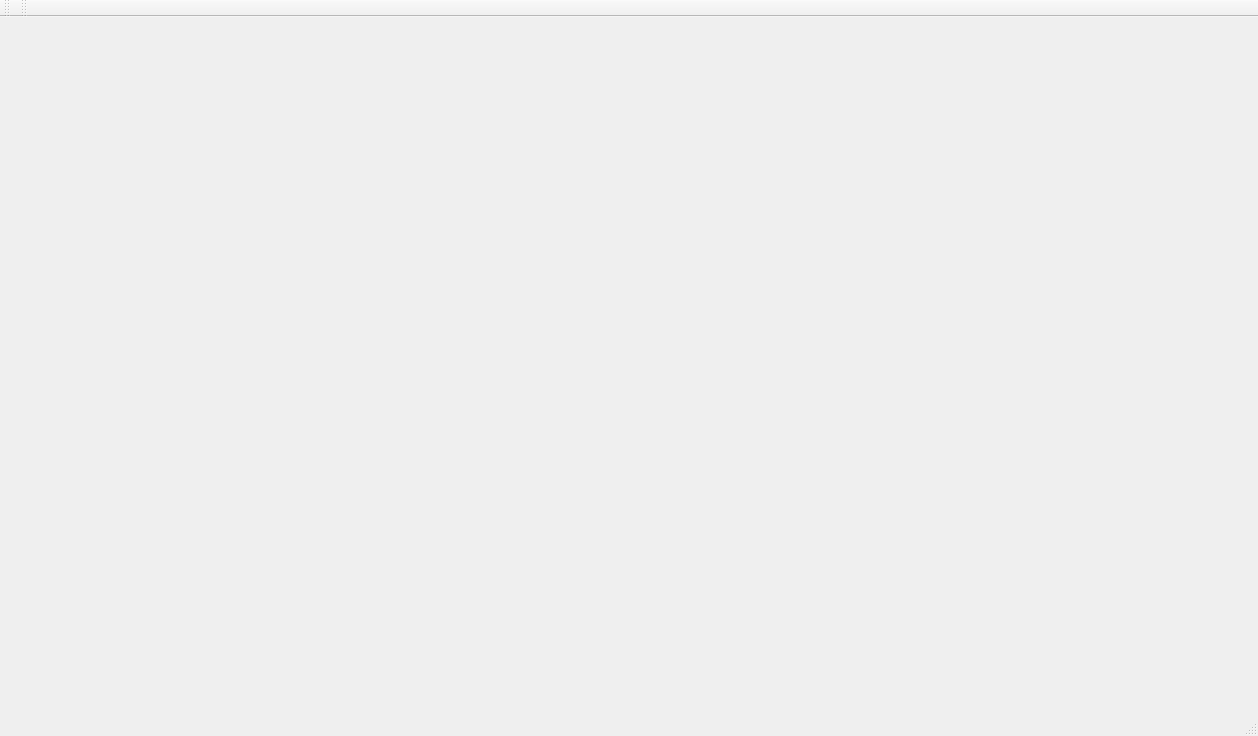
<?xml version="1.0" encoding="UTF-8"?>
<ui version="4.0">
 <class>EditorWindow</class>
 <widget class="QMainWindow" name="EditorWindow">
  <property name="geometry">
   <rect>
    <x>0</x>
    <y>0</y>
    <width>1258</width>
    <height>736</height>
   </rect>
  </property>
  <property name="windowTitle">
   <string>MainWindow</string>
  </property>
  <widget class="QStackedWidget" name="centralWidget">
   <property name="currentIndex">
    <number>0</number>
   </property>
   <widget class="QWidget" name="mapCreatorScene">
    <widget class="QWidget" name="gridLayoutWidget_2">
     <property name="geometry">
      <rect>
       <x>30</x>
       <y>110</y>
       <width>161</width>
       <height>521</height>
      </rect>
     </property>
     <layout class="QGridLayout" name="gridLayout"/>
    </widget>
    <widget class="QPushButton" name="saveButton">
     <property name="geometry">
      <rect>
       <x>510</x>
       <y>30</y>
       <width>111</width>
       <height>31</height>
      </rect>
     </property>
     <property name="styleSheet">
      <string notr="true">background-color: rgb(46, 194, 126);
font: 700 10pt &quot;Ubuntu Mono&quot;;
border-color: rgb(0, 0, 0);</string>
     </property>
     <property name="text">
      <string>SAVE MAP</string>
     </property>
    </widget>
    <widget class="QPushButton" name="exitButton">
     <property name="geometry">
      <rect>
       <x>840</x>
       <y>30</y>
       <width>111</width>
       <height>31</height>
      </rect>
     </property>
     <property name="styleSheet">
      <string notr="true">border-color: rgb(0, 0, 0);
background-color: rgb(255, 63, 63);
font: 700 10pt &quot;Ubuntu Mono&quot;;</string>
     </property>
     <property name="text">
      <string>EXIT</string>
     </property>
    </widget>
    <widget class="QGraphicsView" name="graphicsView">
     <property name="geometry">
      <rect>
       <x>230</x>
       <y>80</y>
       <width>1010</width>
       <height>610</height>
      </rect>
     </property>
    </widget>
   </widget>
   <widget class="QWidget" name="dataInputScene">
    <widget class="QWidget" name="verticalLayoutWidget">
     <property name="geometry">
      <rect>
       <x>470</x>
       <y>270</y>
       <width>341</width>
       <height>101</height>
      </rect>
     </property>
     <layout class="QVBoxLayout" name="verticalLayout">
      <item>
       <widget class="QLineEdit" name="mapWidthLineEdit">
        <property name="enabled">
         <bool>true</bool>
        </property>
        <property name="styleSheet">
         <string notr="true"/>
        </property>
        <property name="text">
         <string/>
        </property>
        <property name="alignment">
         <set>Qt::AlignmentFlag::AlignCenter</set>
        </property>
        <property name="placeholderText">
         <string>Width</string>
        </property>
       </widget>
      </item>
      <item>
       <widget class="QLabel" name="widthConditionLabel">
        <property name="styleSheet">
         <string notr="true">background-color: rgba(0, 0, 0, 124);
font: 700 10pt &quot;Ubuntu Mono&quot;;</string>
        </property>
        <property name="text">
         <string notr="true">&lt;html&gt;&lt;head/&gt;&lt;body&gt;&lt;p&gt;&lt;span style=&quot; color:#ffffff;&quot;&gt;(min width: 25)&lt;/span&gt;&lt;/p&gt;&lt;/body&gt;&lt;/html&gt;</string>
        </property>
        <property name="scaledContents">
         <bool>false</bool>
        </property>
        <property name="alignment">
         <set>Qt::AlignmentFlag::AlignCenter</set>
        </property>
        <property name="wordWrap">
         <bool>false</bool>
        </property>
       </widget>
      </item>
      <item>
       <widget class="QLineEdit" name="mapHeightLineEdit">
        <property name="text">
         <string/>
        </property>
        <property name="alignment">
         <set>Qt::AlignmentFlag::AlignCenter</set>
        </property>
        <property name="placeholderText">
         <string>Height</string>
        </property>
       </widget>
      </item>
      <item>
       <widget class="QLabel" name="heightConditionLabel">
        <property name="styleSheet">
         <string notr="true">background-color: rgba(0, 0, 0, 124);
font: 700 10pt &quot;Ubuntu Mono&quot;;</string>
        </property>
        <property name="text">
         <string notr="true">&lt;html&gt;&lt;head/&gt;&lt;body&gt;&lt;p&gt;&lt;span style=&quot; color:#ffffff;&quot;&gt;(min height: 15)&lt;/span&gt;&lt;/p&gt;&lt;/body&gt;&lt;/html&gt;</string>
        </property>
        <property name="scaledContents">
         <bool>false</bool>
        </property>
        <property name="alignment">
         <set>Qt::AlignmentFlag::AlignCenter</set>
        </property>
        <property name="wordWrap">
         <bool>false</bool>
        </property>
       </widget>
      </item>
     </layout>
    </widget>
    <widget class="QLineEdit" name="mapNameLineEdit">
     <property name="geometry">
      <rect>
       <x>470</x>
       <y>230</y>
       <width>339</width>
       <height>22</height>
      </rect>
     </property>
     <property name="text">
      <string/>
     </property>
     <property name="alignment">
      <set>Qt::AlignmentFlag::AlignCenter</set>
     </property>
     <property name="placeholderText">
      <string>Map name</string>
     </property>
    </widget>
    <widget class="QPushButton" name="createMapButton">
     <property name="geometry">
      <rect>
       <x>490</x>
       <y>440</y>
       <width>301</width>
       <height>51</height>
      </rect>
     </property>
     <property name="styleSheet">
      <string notr="true">font: 700 15pt &quot;Ubuntu Mono&quot;;</string>
     </property>
     <property name="text">
      <string>CREATE MAP</string>
     </property>
    </widget>
   </widget>
   <zorder>dataInputScene</zorder>
   <zorder>mapCreatorScene</zorder>
  </widget>
  <widget class="QMenuBar" name="menubar">
   <property name="geometry">
    <rect>
     <x>0</x>
     <y>0</y>
     <width>1258</width>
     <height>20</height>
    </rect>
   </property>
  </widget>
  <widget class="QStatusBar" name="statusbar"/>
  <widget class="QToolBar" name="toolBar">
   <property name="windowTitle">
    <string>toolBar</string>
   </property>
   <attribute name="toolBarArea">
    <enum>TopToolBarArea</enum>
   </attribute>
   <attribute name="toolBarBreak">
    <bool>false</bool>
   </attribute>
  </widget>
  <widget class="QToolBar" name="toolBar_2">
   <property name="windowTitle">
    <string>toolBar_2</string>
   </property>
   <attribute name="toolBarArea">
    <enum>TopToolBarArea</enum>
   </attribute>
   <attribute name="toolBarBreak">
    <bool>false</bool>
   </attribute>
  </widget>
 </widget>
 <resources/>
 <connections/>
</ui>
